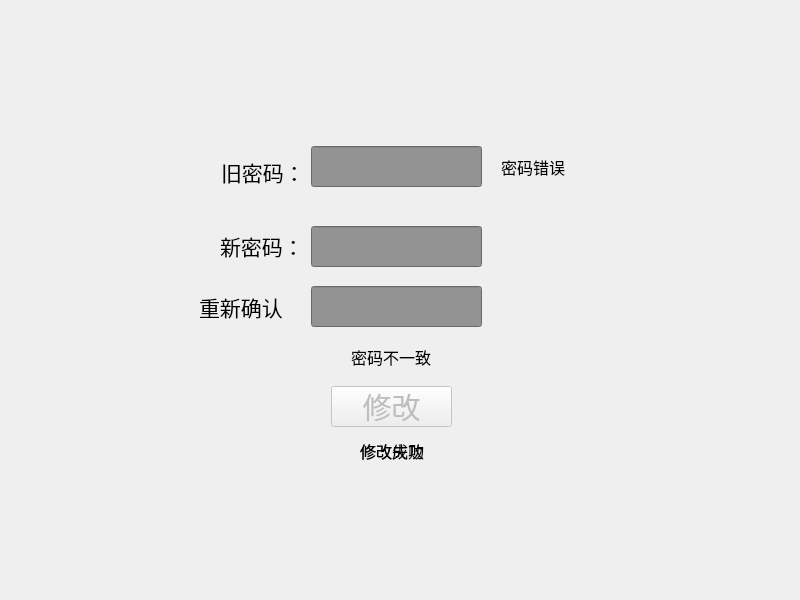
<?xml version="1.0" encoding="UTF-8"?>
<ui version="4.0">
 <class>username_sailer</class>
 <widget class="QWidget" name="username_sailer">
  <property name="geometry">
   <rect>
    <x>0</x>
    <y>0</y>
    <width>800</width>
    <height>600</height>
   </rect>
  </property>
  <property name="windowTitle">
   <string>Form</string>
  </property>
  <widget class="QLineEdit" name="oldPS">
   <property name="geometry">
    <rect>
     <x>311</x>
     <y>146</y>
     <width>171</width>
     <height>41</height>
    </rect>
   </property>
   <property name="font">
    <font>
     <family>Times New Roman</family>
     <pointsize>22</pointsize>
    </font>
   </property>
   <property name="styleSheet">
    <string notr="true">background-color: rgb(147, 147, 147);</string>
   </property>
   <property name="text">
    <string/>
   </property>
   <property name="echoMode">
    <enum>QLineEdit::Password</enum>
   </property>
  </widget>
  <widget class="QLabel" name="oldPSLabel">
   <property name="geometry">
    <rect>
     <x>221</x>
     <y>156</y>
     <width>91</width>
     <height>31</height>
    </rect>
   </property>
   <property name="font">
    <font>
     <family>宋体</family>
     <pointsize>16</pointsize>
    </font>
   </property>
   <property name="text">
    <string>旧密码：</string>
   </property>
  </widget>
  <widget class="QLabel" name="differPS">
   <property name="geometry">
    <rect>
     <x>351</x>
     <y>346</y>
     <width>121</width>
     <height>21</height>
    </rect>
   </property>
   <property name="font">
    <font>
     <family>宋体</family>
     <pointsize>12</pointsize>
    </font>
   </property>
   <property name="text">
    <string>密码不一致</string>
   </property>
  </widget>
  <widget class="QLineEdit" name="newPS">
   <property name="geometry">
    <rect>
     <x>311</x>
     <y>226</y>
     <width>171</width>
     <height>41</height>
    </rect>
   </property>
   <property name="font">
    <font>
     <family>Times New Roman</family>
     <pointsize>22</pointsize>
    </font>
   </property>
   <property name="styleSheet">
    <string notr="true">background-color: rgb(147, 147, 147);</string>
   </property>
   <property name="echoMode">
    <enum>QLineEdit::Password</enum>
   </property>
  </widget>
  <widget class="QLabel" name="newPSLable2">
   <property name="geometry">
    <rect>
     <x>199</x>
     <y>291</y>
     <width>91</width>
     <height>31</height>
    </rect>
   </property>
   <property name="font">
    <font>
     <family>宋体</family>
     <pointsize>16</pointsize>
    </font>
   </property>
   <property name="text">
    <string>重新确认：</string>
   </property>
  </widget>
  <widget class="QLabel" name="wrongPS">
   <property name="geometry">
    <rect>
     <x>501</x>
     <y>156</y>
     <width>71</width>
     <height>21</height>
    </rect>
   </property>
   <property name="font">
    <font>
     <family>宋体</family>
     <pointsize>12</pointsize>
    </font>
   </property>
   <property name="text">
    <string>密码错误</string>
   </property>
  </widget>
  <widget class="QPushButton" name="change">
   <property name="enabled">
    <bool>false</bool>
   </property>
   <property name="geometry">
    <rect>
     <x>331</x>
     <y>386</y>
     <width>121</width>
     <height>41</height>
    </rect>
   </property>
   <property name="font">
    <font>
     <family>Alibaba PuHuiTi</family>
     <pointsize>22</pointsize>
    </font>
   </property>
   <property name="text">
    <string>修改</string>
   </property>
  </widget>
  <widget class="QLabel" name="newPSLable">
   <property name="geometry">
    <rect>
     <x>220</x>
     <y>230</y>
     <width>91</width>
     <height>31</height>
    </rect>
   </property>
   <property name="font">
    <font>
     <family>宋体</family>
     <pointsize>16</pointsize>
    </font>
   </property>
   <property name="text">
    <string>新密码：</string>
   </property>
  </widget>
  <widget class="QLineEdit" name="newPS2">
   <property name="geometry">
    <rect>
     <x>311</x>
     <y>286</y>
     <width>171</width>
     <height>41</height>
    </rect>
   </property>
   <property name="font">
    <font>
     <family>Times New Roman</family>
     <pointsize>22</pointsize>
    </font>
   </property>
   <property name="styleSheet">
    <string notr="true">background-color: rgb(147, 147, 147);</string>
   </property>
   <property name="echoMode">
    <enum>QLineEdit::Password</enum>
   </property>
  </widget>
  <widget class="QLabel" name="changeFail">
   <property name="geometry">
    <rect>
     <x>360</x>
     <y>440</y>
     <width>121</width>
     <height>21</height>
    </rect>
   </property>
   <property name="font">
    <font>
     <family>宋体</family>
     <pointsize>12</pointsize>
    </font>
   </property>
   <property name="text">
    <string>修改失败</string>
   </property>
  </widget>
  <widget class="QLabel" name="changeSuccess">
   <property name="geometry">
    <rect>
     <x>360</x>
     <y>440</y>
     <width>121</width>
     <height>21</height>
    </rect>
   </property>
   <property name="font">
    <font>
     <family>宋体</family>
     <pointsize>12</pointsize>
    </font>
   </property>
   <property name="text">
    <string>修改成功</string>
   </property>
  </widget>
 </widget>
 <resources/>
 <connections/>
</ui>
